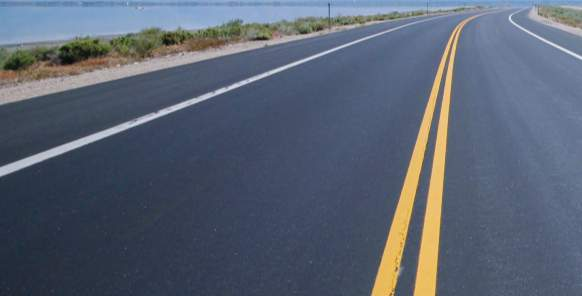
#> input picture Lesson1/highway_lanes.jpg, 582 x 296 px
$ jupyter execute --allow-errors ComputerVision_Basics.ipynb   (shell and % lines are left out)
#> lines starting #> are read from the running program, lines starting #| are printed output that depends on the picture
# Introduction to Computer Vision

In this session, we will discuss the following:

- How images are processed in python
- How images are represented as a multi-dimensional array
- How to use some OpenCV functions to manipulate images

[cell 1]
# import packages needed
import matplotlib.image as mpimg
import numpy as np
import cv2

import matplotlib.pyplot as plt

[cell 2]
# read in an image
road_img = mpimg.imread('highway_lanes.jpg')
#> road_img is the input picture: shape (296, 582, 3); mean R, G, B 88.8, 97.7, 113.7

plt.imshow(road_img)  #call as plt.imshow(gray, cmap='gray') to show a grayscaled image
plt.show()

# Check out that the position (0,0) is the upper left corner of the image
#    X-axis increases as you go to the right
#    Y-axis increase as you go down

Notice that the position (0,0) is the __upper left__ corner of the image.
* X-axis increases as you go to the right
* Y-axis increase as you go down

Our image is represented as a 3 Dimensional Array.  Let's see the mathematical representation of this picture.

[cell 3]
# Use the ndim to get the dimension of the ndarray

print("Dimesion of the road_img: ", road_img.ndim)
#| Dimesion of the road_img:  3

## What is an array in Python?

[cell 4]
kinds_of_array = mpimg.imread('1d_2d_3d_array.jpg')
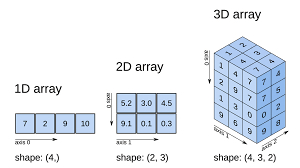
#> input picture Lesson1/1d_2d_3d_array.jpg, 300 x 168 px
#> kinds_of_array is the input picture: shape (168, 300, 3); mean R, G, B 231.8, 236.7, 243
plt.rcParams["figure.figsize"] = [15, 4]
plt.axis('off')
plt.imshow(kinds_of_array)
plt.show()

### Quick Introduction to arrays in Python

The examples below can be found here: https://note.nkmk.me/en/python-numpy-ndarray-ndim-shape-size/

[cell 5]
# Numpy's built-in function to generate a sequence of integers

np.arange(5)

[cell 6]
a_1d = np.arange(3)
print(a_1d)

[cell 7]
a_2d = np.arange(12).reshape((3, 4))
print(a_2d)

[cell 8]
a_3d = np.arange(24).reshape((2, 3, 4))
print(a_3d)

[cell 9]
print("Dimension of a_1d:", a_1d.ndim)
print("Data type of a_1d:", type(a_1d.ndim))
print("Dimension of a_2d:", a_2d.ndim)
print("Dimension of a_3d:", a_3d.ndim)

[cell 10]
print("Shape of a_1d:", a_1d.shape)
print("Data Type of a_1d.shape:", type(a_1d.shape))
print("Shape of a_2d:", a_2d.shape)
print("Shape of a_3d:", a_3d.shape)

For example, in the case of a two-dimensional array, it will be (number of rows, number of columns).
If you only want to get either the number of rows or the number of columns, you can get
each element of the tuple.

[cell 11]
print("Number of rows    in a_2d:", a_2d.shape[0])
print("Number of columns in a_2d:", a_2d.shape[1])

[cell 12]
print("Number of rows    in a_3d:", a_3d.shape[0])
print("Number of columns in a_3d:", a_3d.shape[1])
print("Number of depths  in a_3d:", a_3d.shape[2])

[cell 13]
# A picture representation of this 3D array

d3_array = mpimg.imread('3_D_array_with_numbers.jpg')
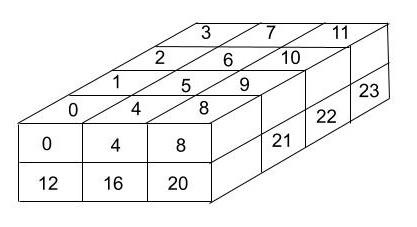
#> input picture Lesson1/3_D_array_with_numbers.jpg, 417 x 227 px
#> d3_array is the input picture: shape (227, 417, 3); min 0, max 255, mean 242.4
plt.rcParams["figure.figsize"] = [12, 3]
plt.axis('off')
plt.imshow(d3_array)
plt.show()

[cell 14]
# Get the first row of values
# Notice that in Python and in most programming languagues, we use zero-based indexing

a_3d[0]

[cell 15]
# Get the first row and first column of values

a_3d[0][0]

[cell 16]
# Get the value of the first element from first row and the first column

a_3d[0][0][0]

[cell 17]
# Get the value from 2nd row, 2nd column and first element

a_3d[1][1][0]

__Exercise 1:__ Using our a_3d array, do the following:

1. Get the last row's data
2. Get the last row and last column of data
3. Get value for last element from the last row & last column

[cell 18]
# TODO

## Back to our Road Image

Now, let's go back to our road image.  How is it represented in python?

[cell 19]
# How is our image represented?

print('The image road_img is of type ', type(road_img), 'and has dimesions:', road_img.shape)
#| The image road_img is of type  <class 'numpy.ndarray'> and has dimesions: (296, 582, 3)

[cell 20]
# The intensity of the color for Red, Green and Blue is represented by integers

kinds_of_array = mpimg.imread('picture_3d_array.jpg')
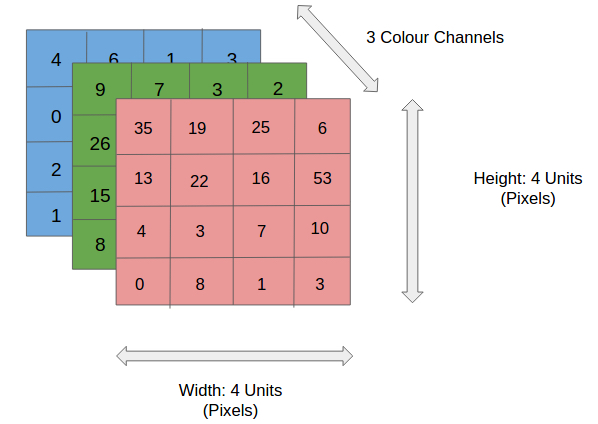
#> input picture Lesson1/picture_3d_array.jpg, 598 x 424 px
#> kinds_of_array is the input picture: shape (424, 598, 3); mean R, G, B 227.7, 220, 217.7
plt.rcParams["figure.figsize"] = [25, 6]
plt.axis('off')
plt.imshow(kinds_of_array)
plt.show()

Our road image which is a 3-D array of size 296 x 582 x 3.

It is 296 pixels in height (number of rows) and 582 pixels in width (number of columns) with 3 color channels (number in depth).  Because it is just an array of numbers, you can perform arithmetic and other mathematical functions.

[cell 21]
# Here, we get the top slice (i.e. first row) of the picture
road_img[0]
#> Out = 582 rows, first 8: [115, 150, 190], [115, 150, 190], [115, 150, 190], [116, 151, 191], [118, 151, 192], [118, 151, 192], [119, 151, 192], [120, 152, 193]

[cell 22]
# Get the first slice of the picture, then get the first column
# The result is that we have a tuple of (R, G, B) values

test = road_img[0][0]
#> test = [115, 150, 190]
print("type(test):", type(test))
#| type(test): <class 'numpy.ndarray'>
print("length of the test tuple:", len(test))
#| length of the test tuple: 3

[cell 23]
test
#> Out = [115, 150, 190]

[cell 24]
test[0]
#> Out = 115

### A Bit of Team Spirit

#> (a cell that did not finish here is left out)

## OpenCV Built-in Functions

In OpenCV, there are many built-in functions we can use without
having to perform the matrix manipulations ourselves. Let's checkout out a few of them.

The function cv2.cvtColor([image], cv2.COLOR_BGR2GRAY) will convert a color picture
to a gray scaled picture.  In essence, it converts a 3-D array to a 2-D array.

[cell 26]
### Grayscale

gray_road_img = cv2.cvtColor(road_img, cv2.COLOR_BGR2GRAY)
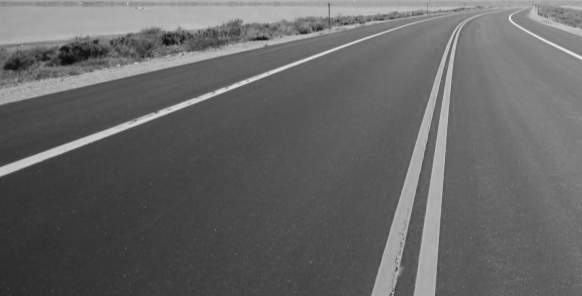
#> gray_road_img: shape (296, 582); min 4, max 240, mean 101.4

[cell 27]
# Notice that the gray_road_img has now only 2 dimensions

print("Dimesion of the gray_road_img: ", gray_road_img.ndim)
#| Dimesion of the gray_road_img:  2

[cell 28]
# Call as plt.imshow(gray, cmap='gray') to show a grayscaled image correctly here.

plt.imshow(gray_road_img, cmap='gray')
plt.show()

[cell 29]
gray_road_img

[cell 30]
type(gray_road_img)

[cell 31]
# how many dimension?

gray_road_img.ndim
#> Out = 2

[cell 32]
gray_road_img.shape
#> Out = (296, 582)

[cell 33]
# In 2-D array, you can use indexing to get values to specific rows, columns or combination of both
# First row of data

gray_road_img[0:1, 0:]

__Exercise 2:__ Using our gray_road_img do the following :

1. Get the first column of data
2. Get the last 2 columns of data
3. Get the 1st to 5th column and 1st to 5th rows of data - it should show 25 values

[cell 34]
# TODO

### Get a portion of the gray road image

Now, we know that the gray road image is essentially a 2-D array.  We can use array subsetting technique to get a small portion of the image.  Recall that the image is a 2-D array with the following dimension.

[cell 35]
(nrow, ncol) = gray_road_img.shape
#> nrow = 296; ncol = 582

print ("number of rows is %i and number of columns is %i" %(nrow, ncol))
#| number of rows is 296 and number of columns is 582

[cell 36]
small_gray_road_img = gray_road_img[0:100, 0:200]
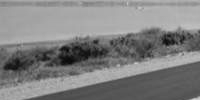
#> small_gray_road_img: shape (100, 200); min 4, max 207, mean 128.1
